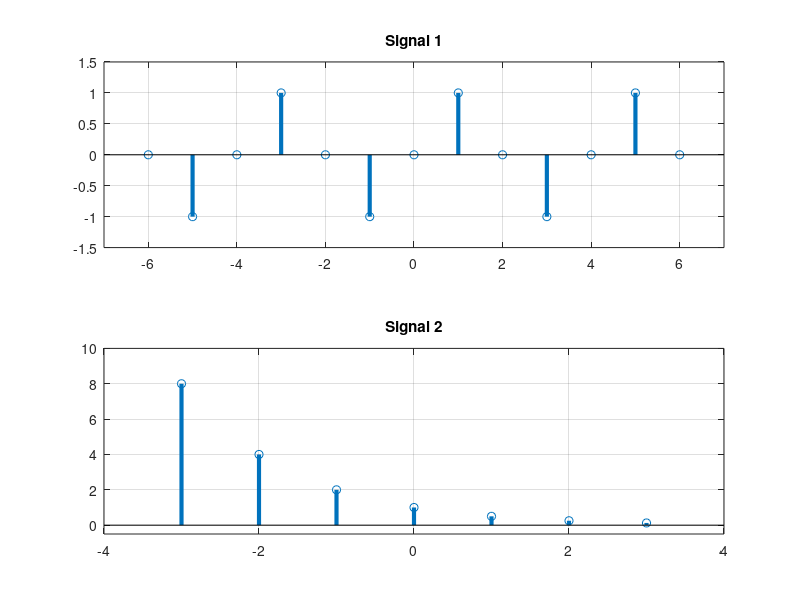
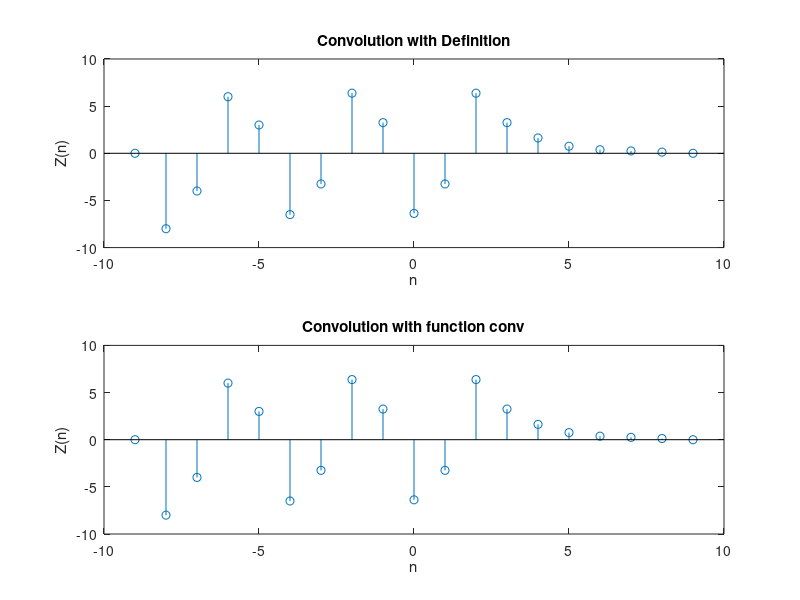
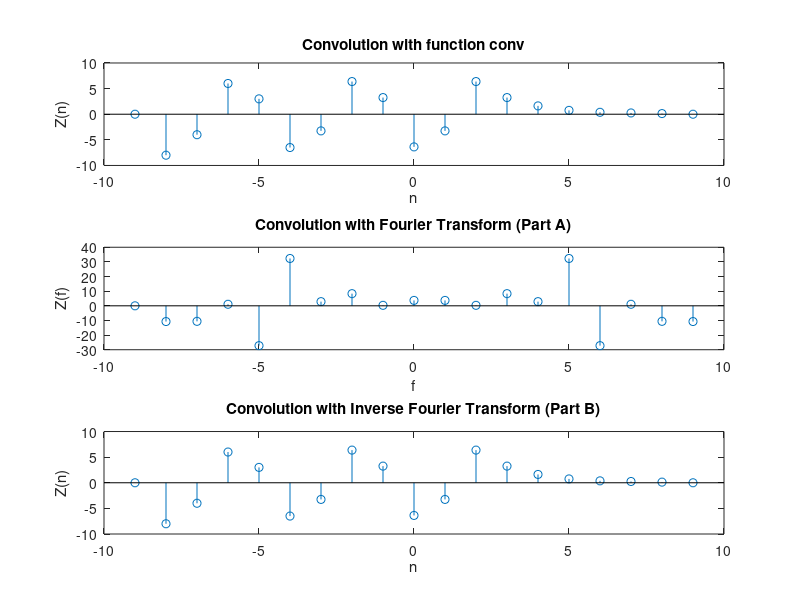

Reproduce these figures in MATLAB, in order.
clc; clear; close all;

% A %
% Definition of Signals
nx = -6:6;
ny = -3:3;
T0 = 4; F0 = 1/T0;
sig1 = sin(2*pi*F0*nx);
sig2 = (1/2).^ny;

% Showing the signals
figure;
subplot(2,1,1); stem(nx, sig1, 'linewidth', 3); grid on;
title('Signal 1');
axis([-7 7 -1.5 1.5])

subplot(2,1,2); stem(ny, sig2, 'linewidth', 3); grid on;
title('Signal 2');
axis([-4 4 -0.5 10])

% Convolution Limits
nconv = (nx(1) + ny(1)) : (nx(end) + ny(end)); % Convolution Time
LengthX = length(sig1);
LengthY = length(sig2);
LengthN = LengthX + LengthY - 1;
% Reverse the Signal2
sig2Rev = sig2(end:-1:1);
% Zero Padding of the not reversed signal
sig1_0 = [zeros(1,(LengthY-1)) sig1 zeros(1, (LengthY - 1))]; 

% For-loop for creating the convoluted signal based on the definition
for i = 1:LengthN
    sig2Rev0 = [zeros(1,(i-1)) sig2Rev zeros(1, (LengthN - i))];
    Z1(i) = sum(sig1_0.*sig2Rev0);
end;

Z2 = conv(sig1, sig2);
figure;
subplot(2,1,1);
stem(nconv, Z1);
title('Convolution with Definition');
xlabel('n')
ylabel('Z(n)')
subplot(2,1,2);
stem(nconv, Z2);
title('Convolution with function conv');
xlabel('n')
ylabel('Z(n)')


% B %
sig1_f = fft(sig1, LengthN);
sig2_f = fft(sig2, LengthN);
Z3 = sig1_f.*sig2_f;
invZ3 = ifft(Z3, LengthN);

figure;
subplot(3,1,1);
stem(nconv, Z2);
title('Convolution with function conv');
xlabel('n')
ylabel('Z(n)')
subplot(3,1,2);
stem(nconv, Z3);
title('Convolution with Fourier Transform (Part A)');
xlabel('f')
ylabel('Z(f)')
subplot(3,1,3);
stem(nconv, invZ3);
title('Convolution with Inverse Fourier Transform (Part B)');
xlabel('n')
ylabel('Z(n)')